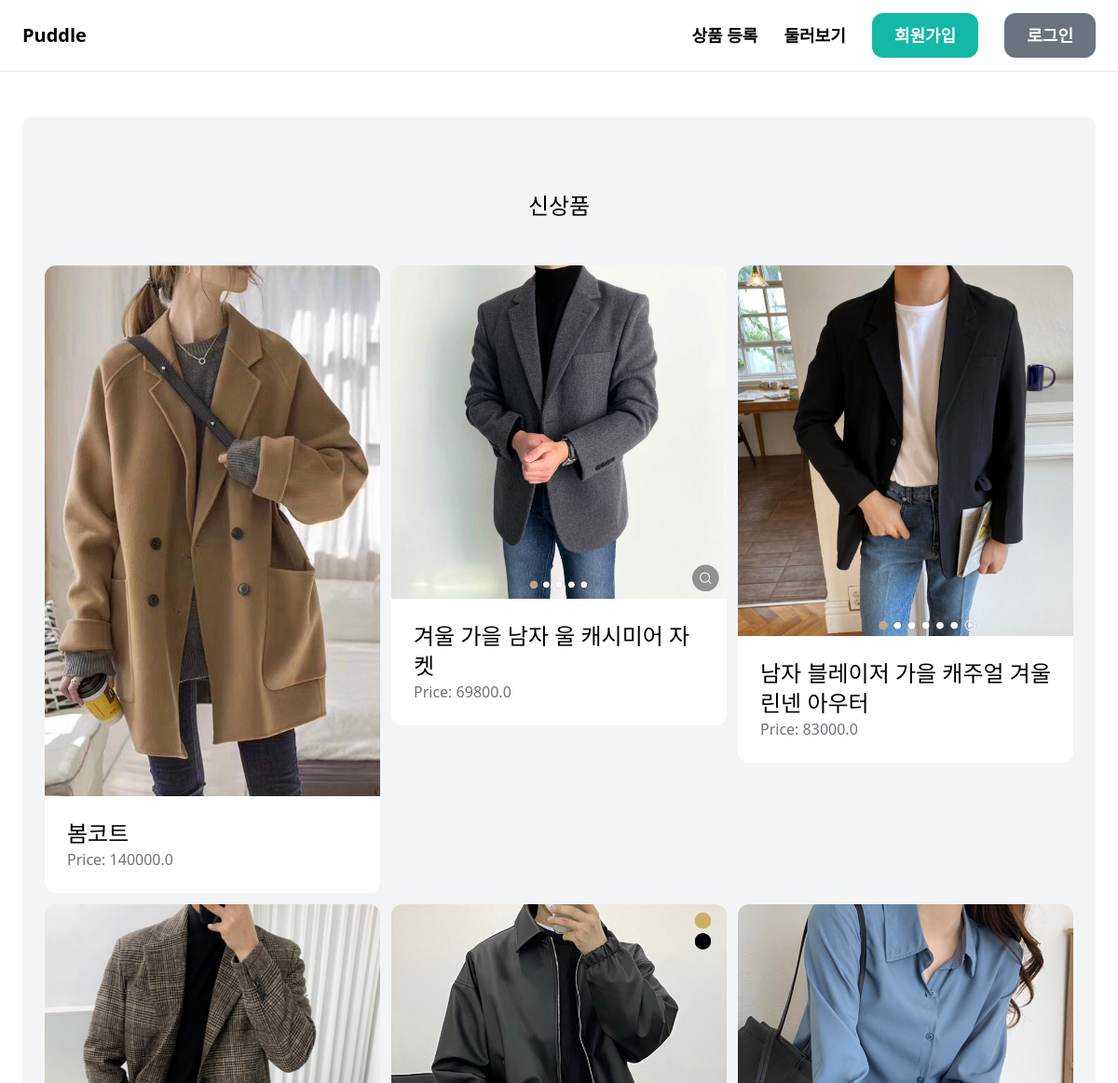
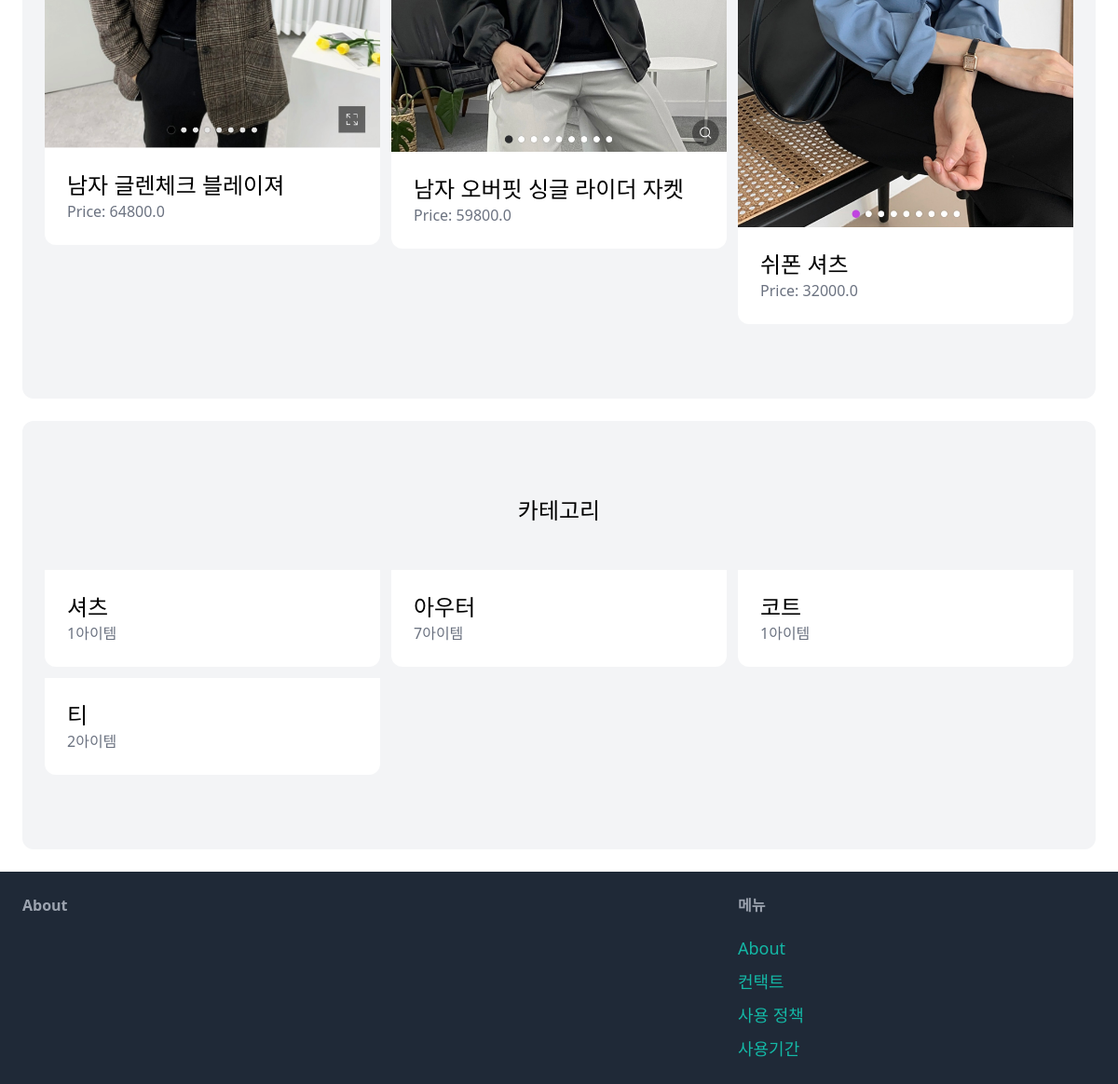
The page / on the database its author committed (2 pictures, top to bottom).
### item/models.py (models this page shows, shortened)
class Item(models.Model):
    category = models.ForeignKey(Category, related_name='items', on_delete=models.CASCADE)
    name = models.CharField(max_length=255)
    description = models.TextField(blank=True, null=True)
    price = models.FloatField()
    image = models.ImageField(upload_to='item_images', blank=True, null=True)
    is_sold = models.BooleanField(default=False)
    created_by = models.ForeignKey(User, related_name='items', on_delete=models.CASCADE)
    created_at = models.DateTimeField(auto_now_add=True)

class Category(models.Model):
    name = models.CharField(max_length=255)
    class Meta:
        ordering = ('name',)
        verbose_name_plural = 'Categories'

### core/views.py (the view)
# urls.py: path('', views.index, name='index'),
def index(request):
    items = Item.objects.filter(is_sold=False)[0:6]
    categories = Category.objects.all()
    return render(request, 'core/index.html', {
        'categories': categories,
        'items': items,
    })

### core/templates/core/index.html (shortened to what this page needs)
{% extends 'core/base.html' %}
{% block content %}
    <div class="mt-6 px-6 py-20 bg-gray-100 rounded-xl">
        <h2 class="mb-12 text-2xl text-center">신상품</h2>
        <div class="grid grid-cols-3 gap-3">
            {% for item in items %}
            <div>
                <a href="{% url 'item:detail' item.id %}">
                    <div>
                        <img src="{{ item.image.url }}" class="rounded-t-xl">
                    </div>
                    <div class="p-6 bg-white rounded-b-xl">
                        <h2 class="text-2xl">{{ item.name }}</h2>
                        <p class="text-gray-500">Price: {{ item.price }} </p>
                    </div>
                </a>
            </div>
            {% endfor %}
        </div>
    </div>
    <div class="mt-6 px-6 py-20 bg-gray-100 rounded-xl">
        <h2 class="mb-12 text-2xl text-center">카테고리</h2>
        <div class="grid grid-cols-3 gap-3">
            {% for category in categories %}
            <div>
                <a href="#">
                    <div class="p-6 bg-white rounded-b-xl">
                        <h2 class="text-2xl">{{ category.name }}</h2>
                        <p class="text-gray-500">{{ category.items.count }}아이템</p>
                    </div>
                </a>
            </div>
            {% endfor %}
            </div>
        </div>
{% endblock %}

### core/templates/core/base.html (shortened to what this page needs)
<html lang="en">
<head>
    <script src="https://cdn.tailwindcss.com"></script>
</head>
<body>
    <nav class="py-6 px-6 flex justify-between items-center border-b border-gray-200">
        <a href="/" class="text-xl font-semibold">Puddle</a>
       <div class="space-x-6">
            <a href="{% url 'item:new' %}" class="text-lg font-semibold hover:text-gray-500">상품 등록</a>
            <a href="{% url 'item:items' %}" class="text-lg font-semibold hover:text-gray-500">둘러보기</a>
            {% if request.user.is_authenticated %}
                <a href="{% url 'conversation:inbox' %}" class="px-6 py-3 text-lg font-semibold bg-teal-500 text-white rounded-xl hover:bg-teal-700">Inbox</a>
                <a href="{% url 'dashboard:index' %}" class="px-6 py-3 text-lg font-semibold bg-gray-500 text-white rounded-xl hover:bg-gray-700">Dashboard</a>
                <a href="{% url 'core:logout' %}" class="px-6 py-3 text-lg font-semibold bg-gray-500 text-white rounded-xl hover:bg-gray-700">{{ user.username }}님 로그아웃</a>
            {% else %}
                <a href="{% url 'core:signup' %}" class="px-6 py-3 text-lg font-semibold bg-teal-500 text-white rounded-xl hover:bg-teal-700">회원가입</a>
                <a href="{% url 'core:login' %}" class="px-6 py-3 text-lg font-semibold bg-gray-500 text-white rounded-xl hover:bg-gray-700">로그인</a>
            {% endif %}
       </div>
    </nav>
    <div class="px-6 py-6">
        {% block content %}
        {% endblock %}
    </div>
    <footer class="py-6 px-6 flex justify-between bg-gray-800">
        <div class="w-2/3 pr-10">
            <h3 class="mb-5 font-semibold text-gray-400">About</h3>
        </div>
        <div class="w-1/3">
            <h3 class="mb-5 font-semibold text-gray-400">메뉴</h3>
            <ul class="space-y-2">
                <li><a href="#" class="text-lg text-teal-500 hover:text-teal-700">About</a></li>
                <li><a href="{% url 'core:contact' %}" class="text-lg text-teal-500 hover:text-teal-700">컨택트</a></li>
                <li><a href="#" class="text-lg text-teal-500 hover:text-teal-700">사용 정책</a></li>
                <li><a href="#" class="text-lg text-teal-500 hover:text-teal-700">사용기간</a></li>
            </ul>
        </div>
    </footer>
</body>
</html>

### rows shown on the page
Item: image (picture), name "봄코트", price "140000.0"
Item: image (picture), name "겨울 가을 남자 울 캐시미어 자켓", price "69800.0"
Item: image (picture), name "남자 블레이저 가을 캐주얼 겨울 린넨 아우터", price "83000.0"
Item: image (picture), name "남자 글렌체크 블레이져", price "64800.0"
Item: image (picture), name "남자 오버핏 싱글 라이더 자켓", price "59800.0"
Item: image (picture), name "쉬폰 셔츠", price "32000.0"
Category: name "셔츠", items.count "1"
Category: name "아우터", items.count "7"
Category: name "코트", items.count "1"
Category: name "티", items.count "2"
